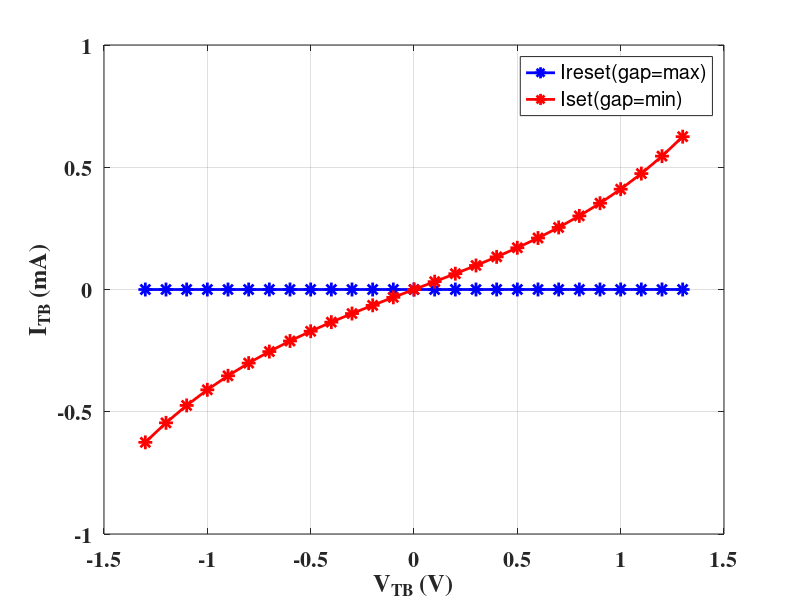
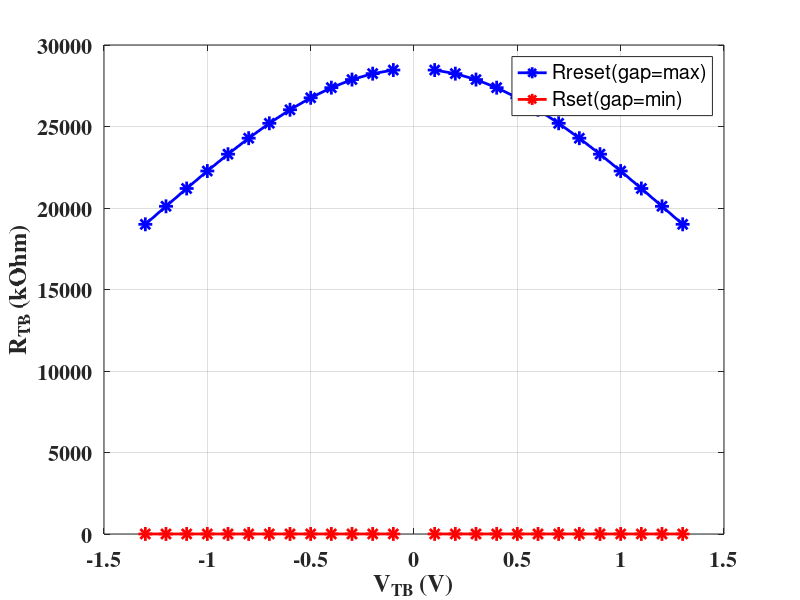
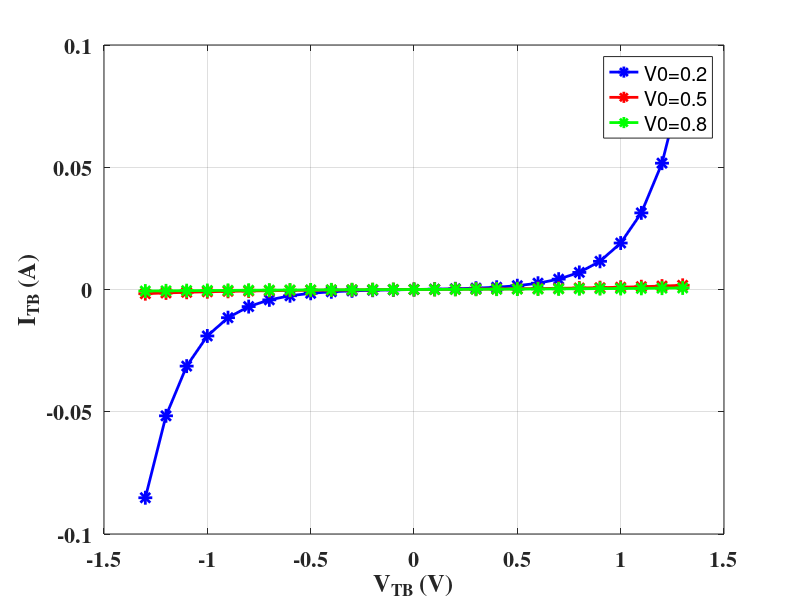
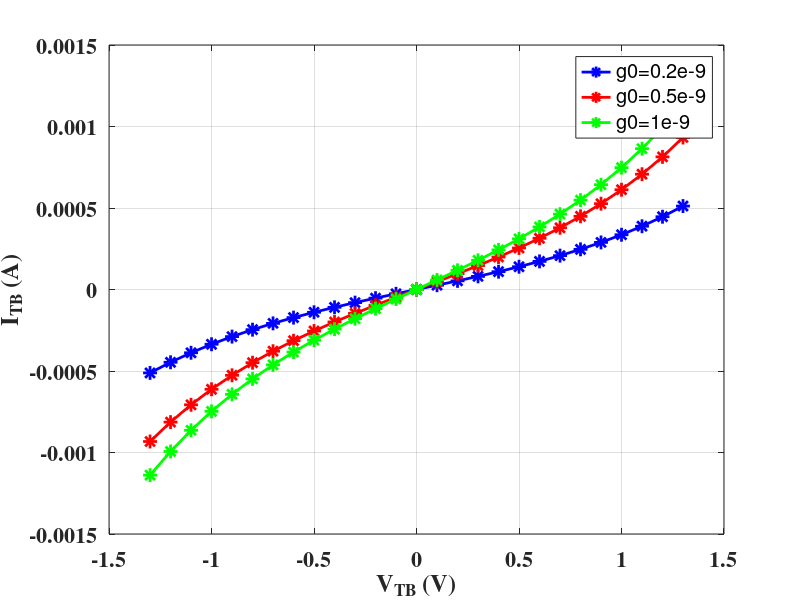

Here is the MATLAB script that generated these plots, in order:
clear all
close all
%% Default Device parameters
%gap_max = 1.7e-9;
%gap_min = 0.2e-9;
%g0 = 0.25e-9;
%V0 = 0.25;
%I0 = 1000e-6;

%% Fit Device parameters
gap_max = 2.48e-9;
gap_min = 0.2e-9;
g0 = 0.25e-9;
V0 = 0.8;
I0 = 570e-6;

%% I-V equation
Vtb = -1.3:0.1:1.3;
gap = gap_min:0.1e-9:gap_max;
iv_legend = [{'Ireset(gap=max)'}, {'Iset(gap=min)'}];
Itb_reset = I0 * exp(-gap_max/g0) * sinh(Vtb/V0);
Itb_set = I0 * exp(-gap_min/g0) * sinh(Vtb/V0);

res_legend = [{'Rreset(gap=max)'}, {'Rset(gap=min)'}];
Rtb_reset = Vtb./Itb_reset;
Rtb_set = Vtb./Itb_set;
disp('Rtb_set(kOhm):');
disp(Rtb_set/1e3);
disp('Rtb_reset(MOhm):');
disp(Rtb_reset/1e6);

%% I-V Data for Sweep V0
V0_sweep = [0.2,0.5,0.8]; % [0,10]
V0_sweep_legend = [{'V0=0.2'}, {'V0=0.5'}, {'V0=0.8'}];
Itb_set_V0_1 = I0 * exp(-gap_min/g0) * sinh(Vtb/V0_sweep(1));
Itb_set_V0_2 = I0 * exp(-gap_min/g0) * sinh(Vtb/V0_sweep(2));
Itb_set_V0_3 = I0 * exp(-gap_min/g0) * sinh(Vtb/V0_sweep(3));

%% I-V Data for Sweep g0
g0_sweep = [0.2e-9,0.5e-9,1e-9]; % (0,2e-9);
g0_sweep_legend = [{'g0=0.2e-9'}, {'g0=0.5e-9'}, {'g0=1e-9'}];
Itb_set_g0_1 = I0 * exp(-gap_min/g0_sweep(1)) * sinh(Vtb/V0);
Itb_set_g0_2 = I0 * exp(-gap_min/g0_sweep(2)) * sinh(Vtb/V0);
Itb_set_g0_3 = I0 * exp(-gap_min/g0_sweep(3)) * sinh(Vtb/V0);

%% Fig.1: plot the I-V characteristic Set&Reset
fig_handle1 = figure;
plot(Vtb, Itb_reset/1e-3, 'b-*', 'LineWidth', 2, 'MarkerSize', 10);
hold on
plot(Vtb, Itb_set/1e-3, 'r-*', 'LineWidth', 2, 'MarkerSize', 10);
hold on
xlabel('V_{TB} (V)', 'FontSize', 18, 'FontWeight', 'bold', 'FontName', 'Times');
ylabel('I_{TB} (mA)', 'FontSize', 18, 'FontWeight', 'bold', 'FontName', 'Times');
set(gca, 'Fontsize', 16, 'FontWeight', 'bold', 'FontName', 'Times');
hleg = legend(iv_legend);
grid on

%% Fig.2: plot the R-V characteristic Set&Reset
fig_handle2 = figure;
plot(Vtb, Rtb_reset/1e3, 'b-*', 'LineWidth', 2, 'MarkerSize', 10);
hold on
plot(Vtb, Rtb_set/1e3, 'r-*', 'LineWidth', 2, 'MarkerSize', 10);
hold on
xlabel('V_{TB} (V)', 'FontSize', 18, 'FontWeight', 'bold', 'FontName', 'Times');
ylabel('R_{TB} (kOhm)', 'FontSize', 18, 'FontWeight', 'bold', 'FontName', 'Times');
set(gca, 'Fontsize', 16, 'FontWeight', 'bold', 'FontName', 'Times');
hleg = legend(res_legend);
grid on

%% Fig.3: Sweep V0 for I-V characeristic 
fig_handle3 = figure;
plot(Vtb, Itb_set_V0_1, 'b-*', 'LineWidth', 2, 'MarkerSize', 10);
hold on
plot(Vtb, Itb_set_V0_2, 'r-*', 'LineWidth', 2, 'MarkerSize', 10);
hold on
plot(Vtb, Itb_set_V0_3, 'g-*', 'LineWidth', 2, 'MarkerSize', 10);
hold on
xlabel('V_{TB} (V)', 'FontSize', 18, 'FontWeight', 'bold', 'FontName', 'Times');
ylabel('I_{TB} (A)', 'FontSize', 18, 'FontWeight', 'bold', 'FontName', 'Times');
set(gca, 'Fontsize', 16, 'FontWeight', 'bold', 'FontName', 'Times');
hleg = legend(V0_sweep_legend);
grid on

%% Fig.4: Sweep g0 for I-V characeristic 
fig_handle4 = figure;
plot(Vtb, Itb_set_g0_1, 'b-*', 'LineWidth', 2, 'MarkerSize', 10);
hold on
plot(Vtb, Itb_set_g0_2, 'r-*', 'LineWidth', 2, 'MarkerSize', 10);
hold on
plot(Vtb, Itb_set_g0_3, 'g-*', 'LineWidth', 2, 'MarkerSize', 10);
hold on
xlabel('V_{TB} (V)', 'FontSize', 18, 'FontWeight', 'bold', 'FontName', 'Times');
ylabel('I_{TB} (A)', 'FontSize', 18, 'FontWeight', 'bold', 'FontName', 'Times');
set(gca, 'Fontsize', 16, 'FontWeight', 'bold', 'FontName', 'Times');
hleg = legend(g0_sweep_legend);
grid on
